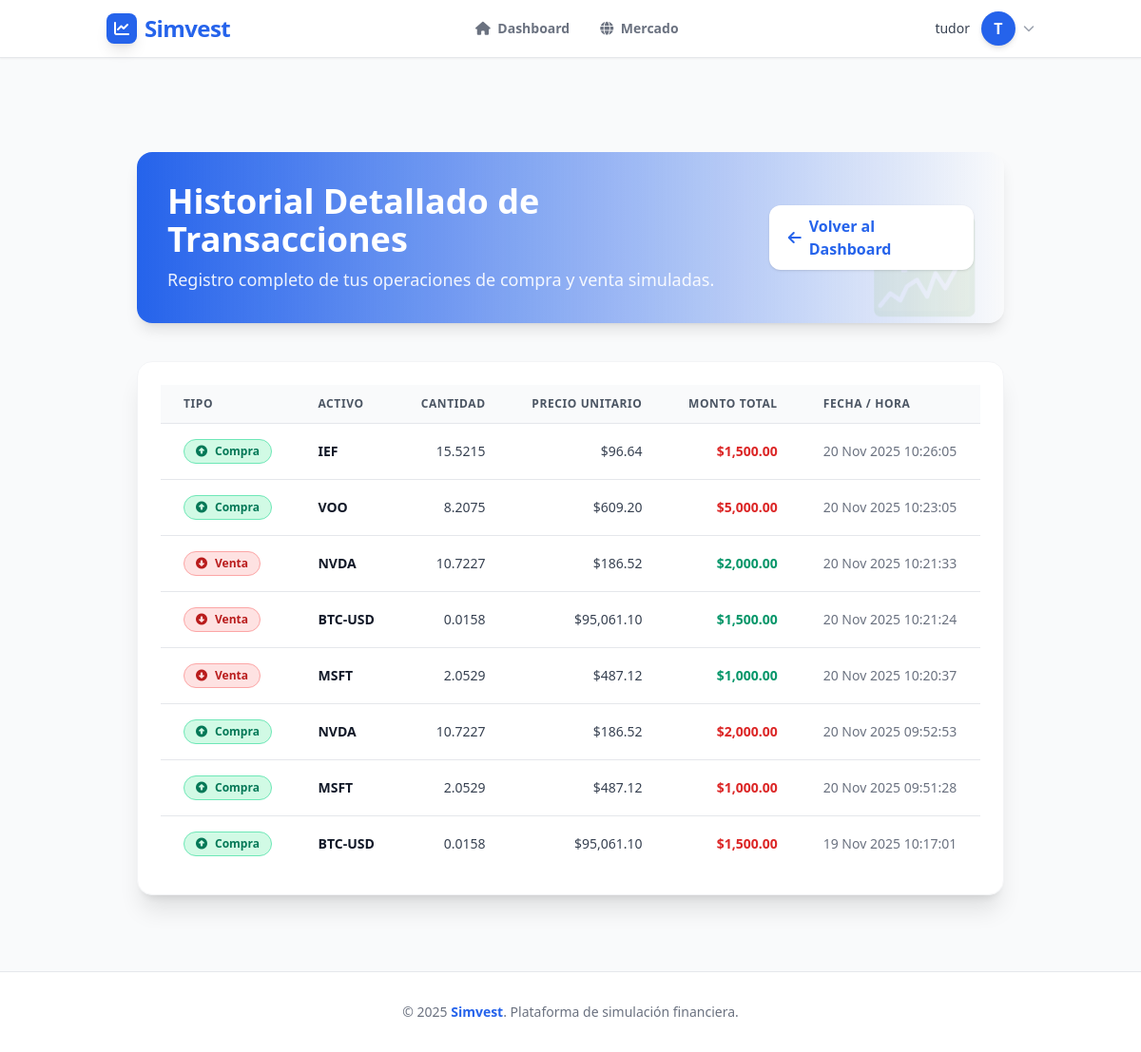
The app's page /dashboard/history (signed in), older data.
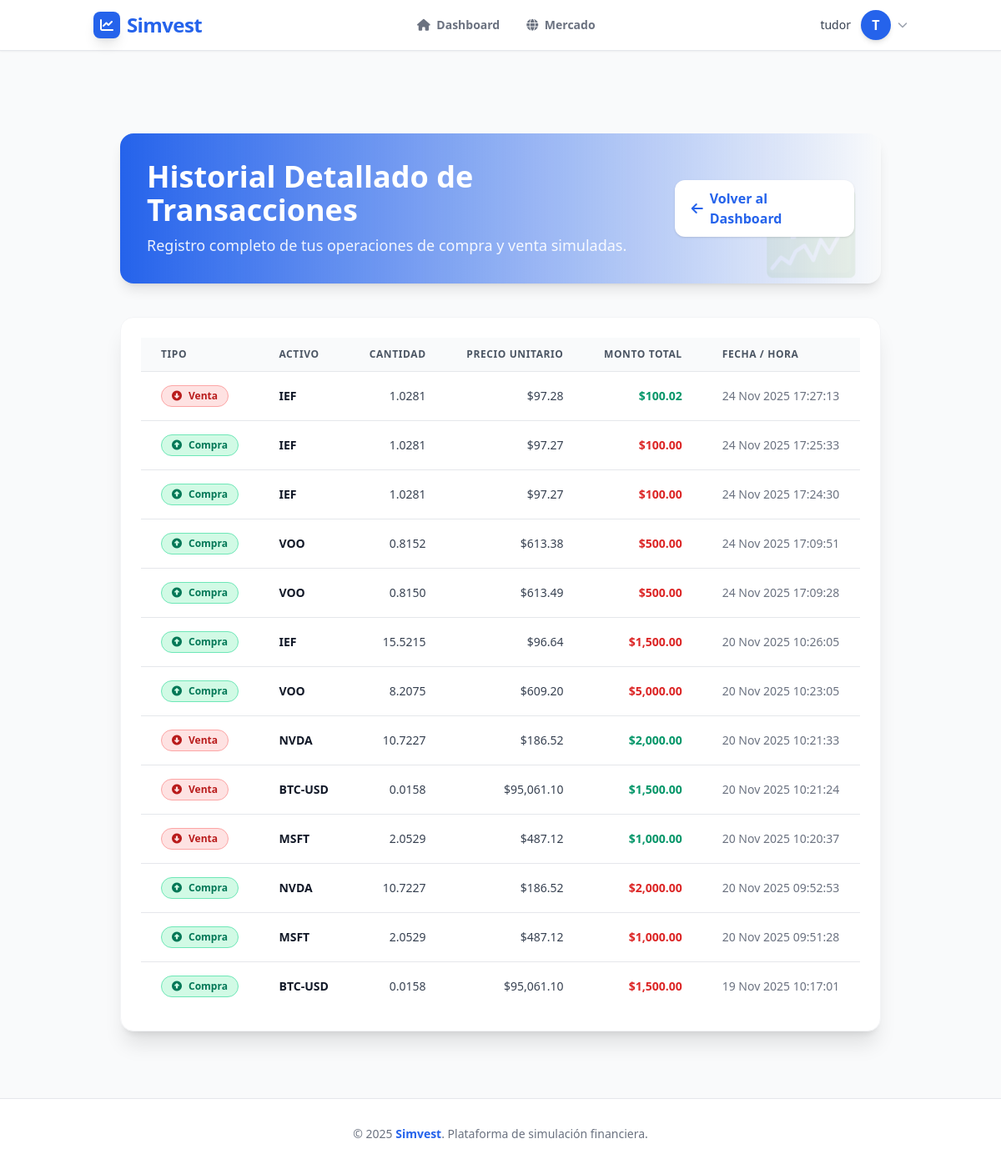
The same page, newer data.
### app/models.py (models this page shows, shortened)
class User(db.Model, UserMixin):
    __tablename__ = 'users'
    id = db.Column(db.Integer, primary_key=True)
    username = db.Column(db.String(20), unique=True, nullable=False)
    email = db.Column(db.String(120), unique=True, nullable=False)
    password_hash = db.Column(db.String(128), nullable=False)  # Cambiado de password a password_hash
    first_name = db.Column(db.String(50))
    last_name = db.Column(db.String(50))
    capital = db.Column(db.Float, nullable=False, default=10000.00)
    created_at = db.Column(db.DateTime, nullable=False, default=datetime.utcnow)
    last_login = db.Column(db.DateTime)
    is_active = db.Column(db.Boolean, default=True)
    is_verified = db.Column(db.Boolean, default=False)
    profile_picture = db.Column(db.String(255))
    bio = db.Column(db.Text)
    language = db.Column(db.String(10), default='es')
    timezone = db.Column(db.String(50), default='UTC')
    role = db.Column(db.String(20), default='user')
    @property
    def password(self):
        raise AttributeError('La contraseña no es un atributo legible')
    @password.setter
    def password(self, password):
        self.set_password(password)

class Transaction(db.Model):
    __tablename__ = 'transactions'
    id = db.Column(db.Integer, primary_key=True)
    user_id = db.Column(db.Integer, db.ForeignKey('users.id'), nullable=False)
    symbol = db.Column(db.String(10), nullable=False)
    type = db.Column(db.String(10), nullable=False)
    quantity = db.Column(db.Float, nullable=False)
    price_per_unit = db.Column(db.Float, nullable=False)
    total_amount = db.Column(db.Float, nullable=False) # quantity * price_per_unit
    timestamp = db.Column(db.DateTime, index=True, default=func.current_timestamp())
    user = db.relationship('User', backref=db.backref('transactions', lazy=True))

### app/controllers/DashboardController.py (the view)
@dashboard_bp.route('/history')
@login_required
def history():
    all_transactions = Transaction.query.filter_by(user_id=current_user.id)\
                                      .order_by(desc(Transaction.timestamp))\
                                      .all()
    return render_template('Dashboard/history.html', transactions=all_transactions)

### app/__init__.py (called while the page is built)
@app.template_filter('currency')
def currency_filter(value):
    try:
        val = float(value)
        return f"${val:,.2f}"
    except (ValueError, TypeError, AttributeError):
        return value

### app/models.py (called while the page is built)
@login_manager.user_loader
def load_user(user_id):
    return db.session.get(User, int(user_id))

### app/templates/Dashboard/history.html (shortened to what this page needs)
{% extends "base.html" %}
{% block content %}
<main class="container mx-auto px-4 sm:px-6 lg:px-8 py-12 space-y-10">
    <header class="flex flex-col sm:flex-row sm:items-center sm:justify-between bg-gradient-to-r from-simvest-blue to-ocean-600 text-white rounded-2xl shadow-lg p-8 relative overflow-hidden">
        <div class="z-10">
            <h1 class="text-3xl sm:text-4xl font-extrabold mb-2">
                Historial Detallado de Transacciones
            </h1>
            <p class="text-lg opacity-90">Registro completo de tus operaciones de compra y venta simuladas.</p>
        </div>
        <div class="z-10 mt-6 sm:mt-0">
            <a href="{{ url_for('dashboard.dashboard') }}"
               class="inline-flex items-center bg-white text-simvest-blue px-5 py-2.5 rounded-xl font-semibold hover:bg-blue-50 shadow transition transform hover:scale-105">
                <i class="fa-solid fa-arrow-left mr-2"></i> Volver al Dashboard
            </a>
        </div>
        <div class="absolute right-0 bottom-0 opacity-10 text-8xl pr-6 pb-4">
        </div>
    </header>
    <section class="bg-white dark:bg-gray-800 rounded-2xl shadow-xl p-6 border border-gray-100 dark:border-gray-700 hover:shadow-2xl transition duration-300">
        {% if transactions %}
        <div class="overflow-x-auto">
            <table class="min-w-full text-sm text-left text-gray-700 dark:text-gray-200 divide-y divide-gray-200 dark:divide-gray-700">
                <thead class="bg-gray-50 dark:bg-gray-700 text-gray-600 dark:text-gray-300 uppercase text-xs font-bold tracking-wider">
                    <tr>
                        <th class="px-6 py-3">Tipo</th>
                        <th class="px-6 py-3">Activo</th>
                        <th class="px-6 py-3 text-right">Cantidad</th>
                        <th class="px-6 py-3 text-right">Precio Unitario</th>
                        <th class="px-6 py-3 text-right">Monto Total</th>
                        <th class="px-6 py-3">Fecha / Hora</th>
                    </tr>
                </thead>
                <tbody class="divide-y divide-gray-200 dark:divide-gray-700">
                    {% for tx in transactions %}
                    {% set tx_color = 'text-emerald-700 bg-emerald-100 border border-emerald-300 dark:text-emerald-300 dark:bg-emerald-900/30 dark:border-emerald-700' if tx.type == 'BUY' else 'text-red-700 bg-red-100 border border-red-300 dark:text-red-300 dark:bg-red-900/30 dark:border-red-700' %}
                    {% set tx_icon = 'fa-circle-up' if tx.type == 'BUY' else 'fa-circle-down' %}
                    <tr class="hover:bg-ocean-50/40 dark:hover:bg-gray-700/40 transition duration-150">
                        <td class="px-6 py-4 whitespace-nowrap">
                            <span class="inline-flex items-center font-bold px-3 py-1 rounded-full text-xs {{ tx_color }}">
                                <i class="fa-solid {{ tx_icon }} mr-2"></i>
                                {{ 'Compra' if tx.type == 'BUY' else 'Venta' }}
                            </span>
                        </td>
                        <td class="px-6 py-4 whitespace-nowrap font-semibold text-gray-900 dark:text-gray-100">{{ tx.symbol }}</td>
                        <td class="px-6 py-4 whitespace-nowrap text-right">{{ "{:,.4f}".format(tx.quantity) }}</td>
                        <td class="px-6 py-4 whitespace-nowrap text-right">{{ tx.price_per_unit | currency }}</td>
                        {% set total_color = 'text-red-600 dark:text-red-400' if tx.type == 'BUY' else 'text-emerald-600 dark:text-emerald-400' %}
                        <td class="px-6 py-4 whitespace-nowrap text-right font-semibold {{ total_color }}">
                            {{ tx.total_amount | currency }}
                        </td>
                        <td class="px-6 py-4 whitespace-nowrap text-gray-500 dark:text-gray-400">
                            {{ tx.timestamp.strftime('%d %b %Y %H:%M:%S') }}
                        </td>
                    </tr>
                    {% endfor %}
                </tbody>
            </table>
        </div>
        {% endif %}
    </section>
</main>
{% endblock %}

### app/templates/base.html (shortened to what this page needs)
<!DOCTYPE html>
<html lang="es" class="scroll-smooth">
<head>
  <script src="https://cdn.tailwindcss.com"></script>
  <link href="https://unpkg.com/aos@2.3.1/dist/aos.css" rel="stylesheet">
  <link rel="stylesheet" href="https://cdnjs.cloudflare.com/ajax/libs/font-awesome/6.4.0/css/all.min.css">
</head>
<body class="font-sans text-simvest-gray bg-simvest-bg dark:bg-simvest-darkbg dark:text-gray-100 transition-colors duration-300">
  <header class="bg-white/90 dark:bg-gray-800/90 backdrop-blur-md shadow-sm fixed w-full top-0 z-50 border-b border-gray-200 dark:border-gray-700 transition-colors duration-300">
    <div class="container mx-auto flex justify-between items-center px-6 py-3">
      <a href="{{ url_for('dashboard.dashboard') }}" class="flex items-center gap-2 group">
        <div class="w-8 h-8 bg-simvest-blue text-white flex items-center justify-center rounded-lg shadow-lg group-hover:rotate-12 transition-transform">
            <i class="fa-solid fa-chart-line"></i>
        </div>
        <span class="text-2xl font-extrabold tracking-tight text-simvest-blue dark:text-simvest-lightblue">
          Simvest
        </span>
      </a>
      {% if current_user.is_authenticated %}
      <nav class="hidden md:flex items-center space-x-8">
          <a href="{{ url_for('dashboard.dashboard') }}"
             class="text-sm font-semibold transition-colors duration-200
             {% if request.endpoint == 'dashboard.dashboard' %} text-simvest-blue dark:text-simvest-lightblue {% else %} text-gray-500 hover:text-simvest-blue dark:text-gray-400 dark:hover:text-white {% endif %}">
             <i class="fa-solid fa-house mr-1"></i> Dashboard
          </a>
          <a href="{{ url_for('market.market') }}"
             class="text-sm font-semibold transition-colors duration-200
             {% if request.endpoint == 'market.market' %} text-simvest-blue dark:text-simvest-lightblue {% else %} text-gray-500 hover:text-simvest-blue dark:text-gray-400 dark:hover:text-white {% endif %}">
             <i class="fa-solid fa-globe mr-1"></i> Mercado
          </a>
      </nav>
      {% endif %}
      <div class="flex items-center gap-4">
        {% if current_user.is_authenticated %}
          <div class="relative ml-3">
            <div>
              <button type="button" onclick="toggleDropdown()" class="flex items-center gap-2 max-w-xs bg-white dark:bg-gray-800 rounded-full focus:outline-none focus:ring-2 focus:ring-offset-2 focus:ring-simvest-blue" id="user-menu-button" aria-expanded="false" aria-haspopup="true">
                <span class="hidden md:block text-sm font-medium text-gray-700 dark:text-gray-200 mr-1">
                    {{ current_user.username }}
                </span>
                {% if current_user.profile_picture %}
                    <img class="h-9 w-9 rounded-full object-cover border border-gray-200 dark:border-gray-600" src="{{ url_for('static', filename='uploads/' + current_user.profile_picture) }}" alt="">
                {% else %}
                    <div class="h-9 w-9 rounded-full bg-simvest-blue text-white flex items-center justify-center font-bold shadow-md">
                        {{ current_user.username[0] | upper }}
                    </div>
                {% endif %}
                <i class="fa-solid fa-chevron-down text-xs text-gray-400"></i>
              </button>
            </div>
          </div>
        {% endif %}
      </div>
    </div>
  </header>
  <main data-aos="fade-up" data-aos-delay="50" class="container mx-auto px-6 py-8">
    {% block content %}{% endblock %}
  </main>
  <footer class="bg-white border-t border-gray-200 dark:bg-simvest-darkbg dark:border-gray-800 text-gray-500 dark:text-gray-400 py-8 mt-auto">
    <div class="container mx-auto px-6 text-center">
      <p class="text-sm">&copy; 2025 <span class="font-bold text-simvest-blue">Simvest</span>. Plataforma de simulación financiera.</p>
    </div>
  </footer>
</body>
</html>

### app/templates/base.html (style rules this page uses)
body { padding-top: 5rem; min-height: 100vh; display: flex; flex-direction: column; }
main { flex: 1; }

Row changes from the older to the newer data that the page shows:
added Transaction: type "Venta", symbol "IEF", quantity "1.0281", price_per_unit "$97.28", total_amount "$100.02", timestamp "24 Nov 2025 17:27:13"
added Transaction: type "Compra", symbol "IEF", quantity "1.0281", price_per_unit "$97.27", total_amount "$100.00", timestamp "24 Nov 2025 17:25:33"
added Transaction: type "Compra", symbol "IEF", quantity "1.0281", price_per_unit "$97.27", total_amount "$100.00", timestamp "24 Nov 2025 17:24:30"
added Transaction: type "Compra", symbol "VOO", quantity "0.8152", price_per_unit "$613.38", total_amount "$500.00", timestamp "24 Nov 2025 17:09:51"
added Transaction: type "Compra", symbol "VOO", quantity "0.8150", price_per_unit "$613.49", total_amount "$500.00", timestamp "24 Nov 2025 17:09:28"
